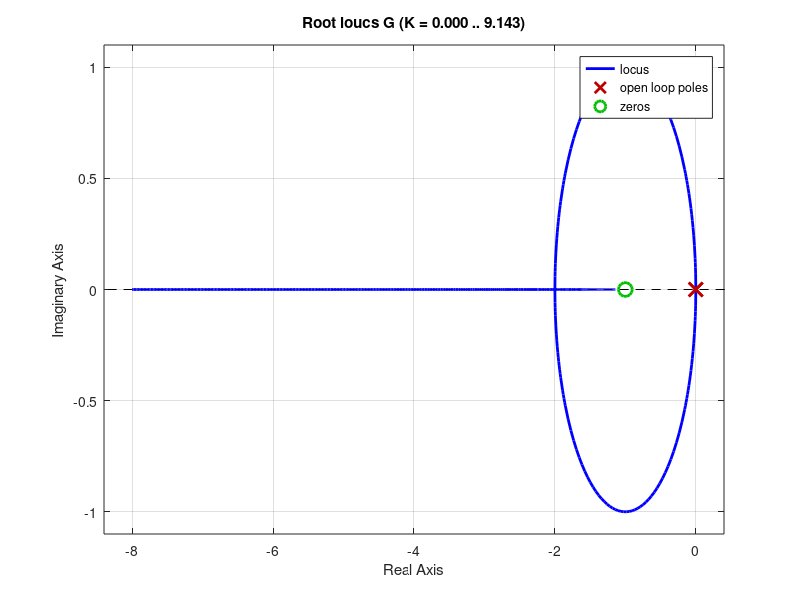

Write MATLAB code to recreate this figure. (Note: this script raises an error after producing the figure.)
%% Car steering (lane change) - Control Design
% Car with front-wheel steering from Chapter 1. The input is the steering angle 
% phi and the output is the lateral position y of the front of the car. 
% Linearized around a straight path at constant speed v, the transfer function 
% is
% 
% $$G(s) = \frac{v (s + v/l)}{s^2}$$

clear all
close all

l = 1;              % wheelbase [m]
v = 1;              % forward speed [m/s]
s = tf('s');

G = v*(s + v/l)/s^2;
%% 
% Plot the root locus of G:

rlocus(G);
%% 
% G has two poles at the origin and a zero at -v/l = -1. The zero bends the 
% root locus into the LHP (the branches move on a circle around the zero), so 
% a simple proportional controller C(s) = K stabilizes the car. With K = 2 the 
% closed loop poles are at -1 +/- 1j:

K = 2;
C = K;
pzplot(minreal(C*G/(1+C*G)));
step(minreal(C*G/(1+C*G)));
%% 
% Since L(s) has two poles at the origin, the steady state error to a lane 
% change (step) is zero.
% 
% What happens when the car drives in reverse (v = -1)? Then 
% G(s) = -(s - 1)/s^2 has a zero in the RHP:

v = -1;
Grev = v*(s + v/l)/s^2;
rlocus(-Grev);
%% 
% Now the root locus of a proportional controller always has a branch in the 
% RHP. This is the non-minimum phase behavior we study in Chapter 12.
% 
% To try the forward controller in CAR_Realtime_Demo, set
% 
%   C = 2;
